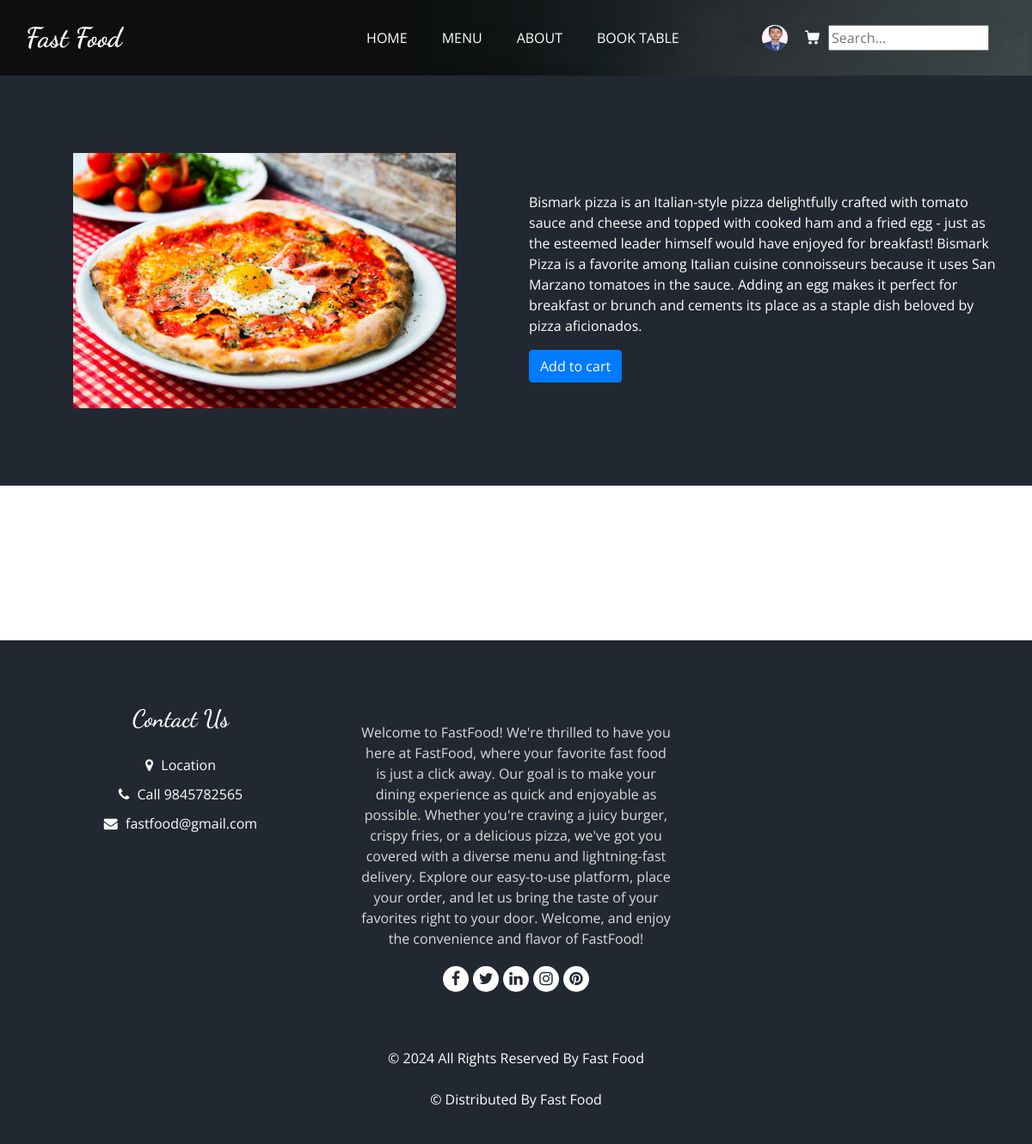
Screenshot of /details/1 (signed in) with the database file from the repository.
### food/models.py (models this page shows, shortened)
class SystemSetting(models.Model):
    name = models.CharField(max_length=150)
    address = models.CharField(max_length=250)
    slogan = models.CharField(max_length=300)
    about = models.TextField(blank=True,null=True)
    email = models.EmailField()
    phone = models.CharField(max_length=15)
    logo = models.ImageField(upload_to='sys')
    location = models.URLField(blank=True,null=True)
    youtube = models.URLField(blank=True,null=True)
    instagram = models.URLField(blank=True,null=True)

class MenuItem(models.Model):
    restaurant = models.ForeignKey(Restaurant, on_delete=models.CASCADE, related_name='menu_items')
    name = models.CharField(max_length=100)
    description = models.TextField()
    price = models.DecimalField(max_digits=10, decimal_places=2)
    available = models.BooleanField(default=True)
    image1 = models.ImageField(upload_to='menu_images/', null=True, blank=True)
    image2 = models.ImageField(upload_to='menu_images/', null=True, blank=True)
    image3 = models.ImageField(upload_to='menu_images/', null=True, blank=True)
    created_at = models.DateTimeField(auto_now=True)

### useraccount/models.py (models this page shows, shortened)
class User(AbstractUser):
    address = models.TextField()
    mobile = models.CharField(max_length=15)
    profile = models.ImageField(upload_to='profiles')

### food/views.py (the view)
# urls.py: path('details/<int:id>',views.Detail, name="details"),
def Detail(request,id):
    food = get_object_or_404(MenuItem, id=id)
    return render(request,'details.html',{'food':food})

### food/context_processors.py (called while the page is built)
def System(request):
    sys = SystemSetting.objects.first()
    return {'sys':sys}

def OfferView(request):
    offers = Offer.objects.filter(status = True)[:4]
    for off in offers:
        discounted_price = off.food.price * (Decimal(1) - Decimal(off.discount) / Decimal(100))
        off.discounted_price = round(discounted_price, 2)
    return {'offers':offers}

### templates/details.html (shortened to what this page needs)
{% extends "master.html" %}
{% block content %}
{% include "header2.html" %}
<section class="about_section layout_padding">
    <div class="container  ">
      <div class="row">
        <div class="col-md-6 ">
          <div class="img-box">
            <img src="{{food.image1.url}}" alt="">
          </div>
        </div>
        <div class="col-md-6">
          <div class="detail-box">
            <p>
              {{food.description}}
            </p>
          </div>
          <div>
            <a href="{% url 'add_to_order' food.id %}"><button class="btn btn-primary"> Add to cart </button></a>
          </div>
        </div>
      </div>
    </div>
  </section>
  <section class="book_section layout_padding">
  </section>
{% endblock content %}

### templates/master.html (shortened to what this page needs)
{% load static %}
<!DOCTYPE html>
<html>
<head>
  <link rel="stylesheet" type="text/css" href="{% static "css/bootstrap.css" %}" />
  <link rel="stylesheet" type="text/css" href="https://cdnjs.cloudflare.com/ajax/libs/OwlCarousel2/2.3.4/assets/owl.carousel.min.css" />
  <link rel="stylesheet" href="https://cdnjs.cloudflare.com/ajax/libs/jquery-nice-select/1.1.0/css/nice-select.min.css" />
  <link href="{% static "css/font-awesome.min.css" %}" rel="stylesheet" />
  <link href="{% static "css/style.css" %}" rel="stylesheet" />
  <link href="{% static "css/responsive.css" %}" rel="stylesheet" />
  <link href="{% static "css/drop.css" %}" rel="stylesheet" />
</head>
<body>
{% block content %}
{% endblock content %}
  <footer class="footer_section">
    <div class="container">
      <div class="row">
        <div class="col-md-4 footer-col">
          <div class="footer_contact">
            <h4>
              Contact Us
            </h4>
            <div class="contact_link_box">
              <a href="">
                <i class="fa fa-map-marker" aria-hidden="true"></i>
                <span>
                  Location
                </span>
              </a>
              <a href="">
                <i class="fa fa-phone" aria-hidden="true"></i>
                <span>
                  Call {{sys.phone}}
                </span>
              </a>
              <a href="">
                <i class="fa fa-envelope" aria-hidden="true"></i>
                <span>
                  {{sys.email}}
                </span>
              </a>
            </div>
          </div>
        </div>
        <div class="col-md-4 footer-col">
          <div class="footer_detail">
            <p>
              {{sys.about}}
            </p>
            <div class="footer_social">
              <a href="">
                <i class="fa fa-facebook" aria-hidden="true"></i>
              </a>
              <a href="">
                <i class="fa fa-twitter" aria-hidden="true"></i>
              </a>
              <a href="">
                <i class="fa fa-linkedin" aria-hidden="true"></i>
              </a>
              <a href="">
                <i class="fa fa-instagram" aria-hidden="true"></i>
              </a>
              <a href="">
                <i class="fa fa-pinterest" aria-hidden="true"></i>
              </a>
            </div>
          </div>
        </div>
      </div>
      <div class="footer-info">
        <p>
          &copy; <span id="displayYear"></span> All Rights Reserved By
          <a href="">{{sys.name}}</a><br><br>
          &copy;  Distributed By
          <a href="" target="_blank">{{sys.name}}</a>
        </p>
      </div>
    </div>
  </footer>
</body>
</html>

### templates/header2.html (shortened to what this page needs)
{% load static %}
<body class="sub_page">
  <div class="hero_area">
    <div class="bg-box">
      <img src="{% static "images/hero-bg.jpg" %}" alt="">
    </div>
    <header class="header_section">
      <div class="container">
        <nav class="navbar navbar-expand-lg custom_nav-container ">
          <a class="navbar-brand" href="{% url 'home'%}">
            <span>
              {{sys.name}}
            </span>
          </a>
          <div class="collapse navbar-collapse" id="navbarSupportedContent">
            <ul class="navbar-nav  mx-auto ">
              <li class="nav-item">
                <a class="nav-link" href="{% url 'home'%}">Home </a>
              </li>
              <li class="nav-item ">
                <a class="nav-link" href="{% url 'menu'%}">Menu <span class="sr-only">(current)</span> </a>
              </li>
              <li class="nav-item">
                <a class="nav-link" href="{% url 'about'%}">About</a>
              </li>
              <li class="nav-item">
                <a class="nav-link" href="{% url 'restaurant'%}">Book Table</a>
              </li>
            </ul>
            <div class="user_option">
              <div class="user-menu">
                <a href="#" class="user_link">
                  {% if user.is_authenticated %}
                    {% if user.profile and user.profile.url %}
                      <img src="{{ user.profile.url }}" height="30px" width="30px" class="rounded-circle" height="100" width="100">
                    {% else %}
                      <i class="fa fa-user" aria-hidden="true"></i>
                    {% endif %}
                    {% else %}
                  <i class="fa fa-user" aria-hidden="true"></i>
                  {% endif %}
              </div>
              {% if user.is_authenticated %}
              <a class="cart_link" href="{% url 'order' %}">
              </a>
              {% endif %}
              <form class="form-inline" method="GET" action="{% url 'menu' %}">
                <input type="text" name="search" value="{{ search }}" placeholder="Search...">
              </form>
            </div>
          </div>
        </nav>
      </div>
    </header>
  </div>

### static/css/style.css (style rules this page uses)
body { font-family: "Open Sans", sans-serif; color: #0c0c0c; background-color: #ffffff; overflow-x: hidden; }
.layout_padding { padding: 90px 0; }
a, a:hover, a:focus { text-decoration: none; }
.btn, .btn:focus { outline: none !important; -webkit-box-shadow: none; box-shadow: none; }
.hero_area { position: relative; min-height: 100vh; display: -webkit-box; display: -ms-flexbox; display: flex; -webkit-box-orient: vertical; -webkit-box-direction: normal; -ms-flex-direction: column; flex-direction: column; }
.bg-box { position: absolute; top: 0; left: 0; width: 100%; height: 100%; }
.bg-box img { width: 100%; height: 100%; -o-object-fit: cover; object-fit: cover; }
.sub_page .hero_area { min-height: auto; }
.sub_page .hero_area .bg-box { position: absolute; top: 0; left: 0; width: 100%; height: 100%; }
.sub_page .hero_area .bg-box img { width: 100%; height: 100%; -o-object-fit: cover; object-fit: cover; -o-object-position: right top; object-position: right top; }
.header_section { padding: 15px 0; }
.navbar-brand { font-family: 'Dancing Script', cursive; }
.navbar-brand span { font-weight: bold; font-size: 32px; color: #ffffff; }
.custom_nav-container { padding: 0; }
.custom_nav-container .navbar-nav { padding-left: 18%; }
.custom_nav-container .navbar-nav .nav-item .nav-link { padding: 5px 20px; color: #ffffff; text-align: center; text-transform: uppercase; border-radius: 5px; -webkit-transition: all 0.3s; transition: all 0.3s; }
.user_option { display: -webkit-box; display: -ms-flexbox; display: flex; -webkit-box-align: center; -ms-flex-align: center; align-items: center; }
.user_option a { margin: 0 10px; }
.user_option .user_link { color: #ffffff; }
.user_option .cart_link { display: -webkit-box; display: -ms-flexbox; display: flex; -webkit-box-pack: center; -ms-flex-pack: center; justify-content: center; -webkit-box-align: center; -ms-flex-align: center; align-items: center; }
.user_option .cart_link svg { width: 17px; height: auto; fill: #ffffff; margin-bottom: 2px; }
.about_section { background: #222831; color: #ffffff; }
.about_section .row { -webkit-box-align: center; -ms-flex-align: center; align-items: center; }
.about_section .img-box { position: relative; display: -webkit-box; display: -ms-flexbox; display: flex; -webkit-box-pack: center; -ms-flex-pack: center; justify-content: center; }
.about_section .img-box img { width: 100%; max-width: 445px; position: relative; z-index: 2; }
.about_section .detail-box p { margin-top: 15px; }
.book_section { position: relative; }
.footer_section { background-color: #222831; color: #ffffff; padding: 75px 0 40px 0; text-align: center; }
.footer_section h4 { font-size: 28px; }
.footer_section h4, .footer_section .footer-logo { font-weight: 600; margin-bottom: 20px; font-family: 'Dancing Script', cursive; }
.footer_section p { color: #dbdbdb; }
.footer_section .footer-col { margin-bottom: 30px; }
.footer_section .footer_contact .contact_link_box { display: -webkit-box; display: -ms-flexbox; display: flex; -webkit-box-orient: vertical; -webkit-box-direction: normal; -ms-flex-direction: column; flex-direction: column; }
.footer_section .footer_contact .contact_link_box a { margin: 5px 0; color: #ffffff; }
.footer_section .footer_contact .contact_link_box a i { margin-right: 5px; }
.footer_section .footer_social { display: -webkit-box; display: -ms-flexbox; display: flex; -webkit-box-pack: center; -ms-flex-pack: center; justify-content: center; margin-top: 20px; margin-bottom: 10px; }
.footer_section .footer_social a { display: -webkit-box; display: -ms-flexbox; display: flex; -webkit-box-pack: center; -ms-flex-pack: center; justify-content: center; -webkit-box-align: center; -ms-flex-align: center; align-items: center; color: #222831; width: 30px; height: 30px; border-radius: 100%; background-color: #ffffff; border-radius: 100%; margin: 0 2.5px; font-size: 18px; }
.footer_section .footer-info { text-align: center; margin-top: 25px; }
.footer_section .footer-info p { color: #ffffff; margin: 0; }
.footer_section .footer-info p a { color: inherit; }

### static/css/responsive.css (style rules this page uses)
@media (min-width: 1200px) { .container { max-width: 1170px; } }

### static/css/drop.css (style rules this page uses)
.user-menu { position: relative; display: inline-block; }
.dropdown-content a { color: black; padding: 12px 16px; text-decoration: none; display: block; }

### rows the page displays
SystemSetting: name "Fast Food", phone "9845782565", email "fastfood@gmail.com", about "Welcome to FastFood! We're thrilled to have you here at FastFood, where your favorite fast food is just a click away. Our goal is to make your dining experience as quick and enjoyable as possible. Whether you're craving a juicy burger, crispy fries, or a delicious pizza, we've got you covered with a diverse menu and lightning-fast delivery. Explore our easy-to-use platform, place your order, and let us bring the taste of your favorites right to your door. Welcome, and enjoy the convenience and flavor of FastFood!"
User: profile (picture)
MenuItem: image1 (picture), description "Bismark pizza is an Italian-style pizza delightfully crafted with tomato sauce and cheese and topped with cooked ham and a fried egg - just as the esteemed leader himself would have enjoyed for breakfast! Bismark Pizza is a favorite among Italian cuisine connoisseurs because it uses San Marzano tomatoes in the sauce. Adding an egg makes it perfect for breakfast or brunch and cements its place as a staple dish beloved by pizza aficionados."
